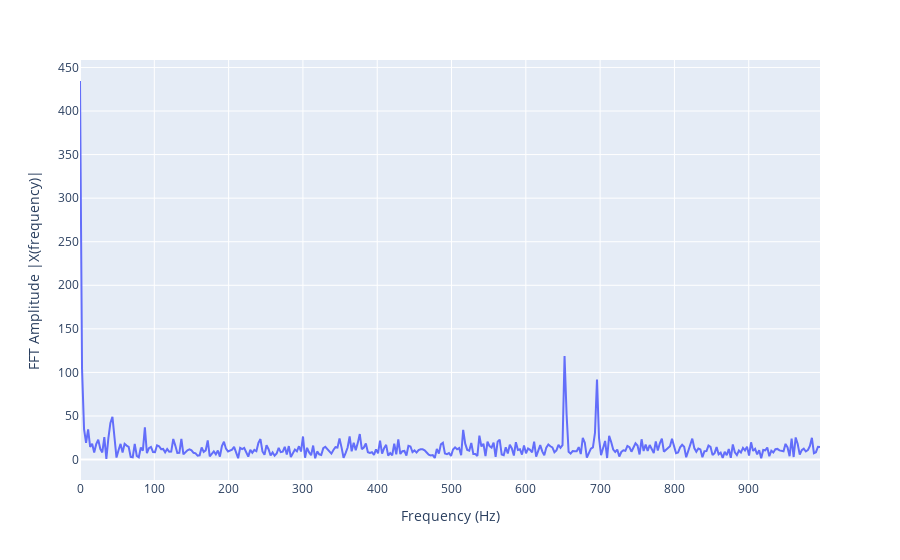

Write notebook code for a chart like this one.
### Code cell
import plotly.express as px

# List arguments in wide form

fig = px.line(y= np.abs(X[:n_oneside]),x= f_oneside, labels={'x':'Frequency (Hz)', 'y':'FFT Amplitude |X(frequency)|'})
fig.show()

### Figure 1 — Plotly figure (JSON) as saved in the notebook; plotly's stock layout.template omitted (floating-point values rounded to 4 significant figures; data arrays with more than 128 entries replaced by an {"elided": "..."} marker saying what was removed)
{"data": [{"hovertemplate": "Frequency (Hz)=%{x}<br>FFT Amplitude |X(frequency)|=%{y}<extra></extra>", "legendgroup": "", "line": {"color": "#636efa", "dash": "solid"}, "marker": {"symbol": "circle"}, "mode": "lines", "name": "", "orientation": "v", "showlegend": false, "type": "scatter", "x": {"elided": "366 float values"}, "xaxis": "x", "y": {"elided": "366 float values"}, "yaxis": "y"}], "layout": {"legend": {"tracegroupgap": 0}, "margin": {"t": 60}, "xaxis": {"anchor": "y", "domain": [0, 1], "title": {"text": "Frequency (Hz)"}}, "yaxis": {"anchor": "x", "domain": [0, 1], "title": {"text": "FFT Amplitude |X(frequency)|"}}}}
